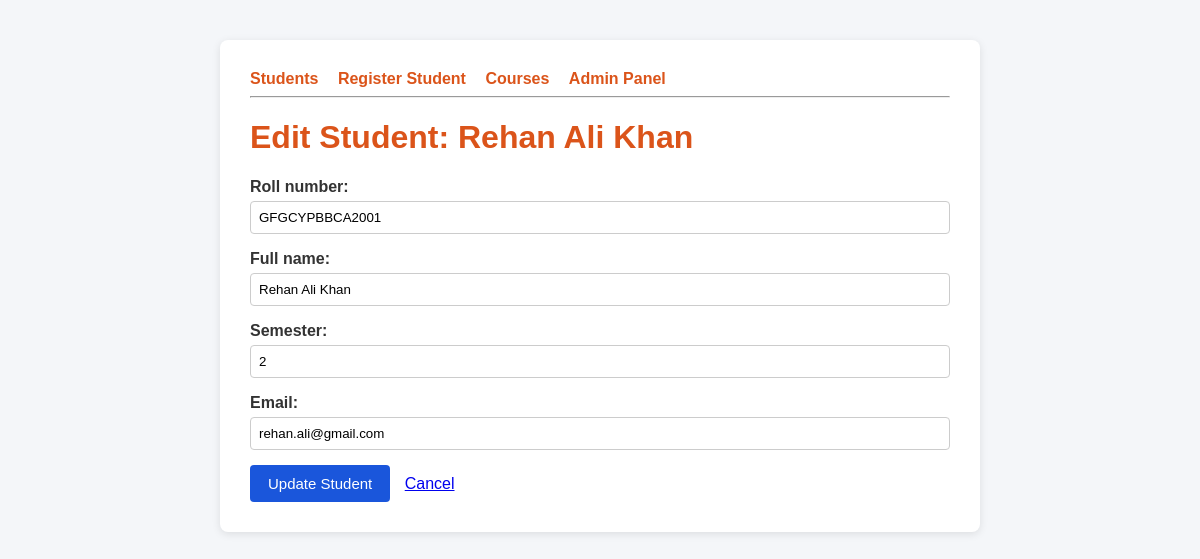
/students/edit/1/, run on an earlier commit of the app's database.
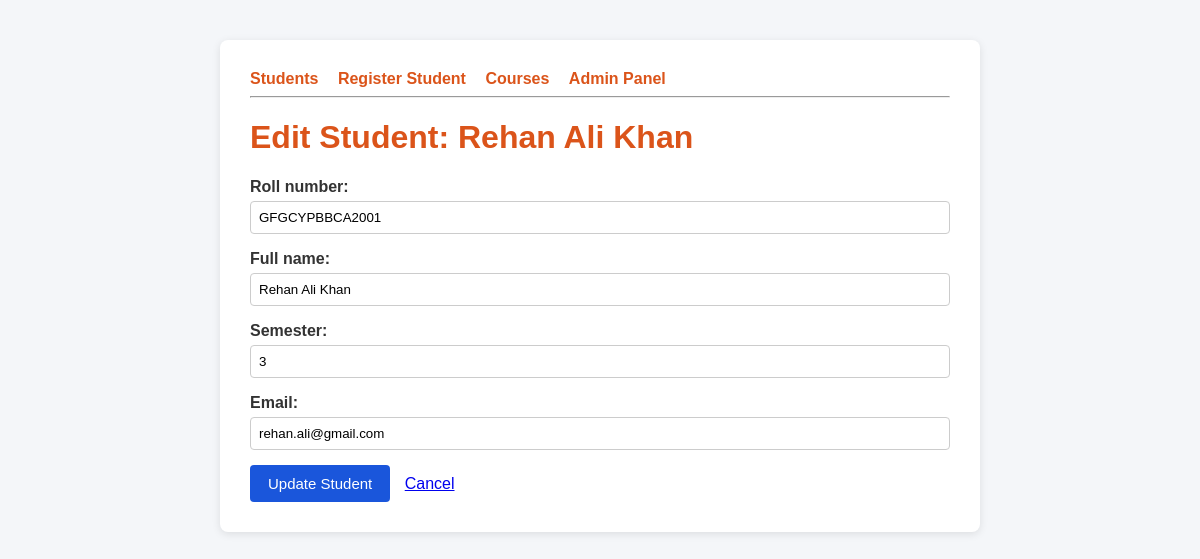
And on a later commit of the database.
### students/models.py (models this page shows, shortened)
class Student(models.Model):
    roll_number = models.CharField(max_length=20, unique=True)
    full_name = models.CharField(max_length=100)
    semester = models.IntegerField(default=1)
    email = models.EmailField(unique=True)
    enrolled_on = models.DateField(auto_now_add=True)

### students/views.py (the view)
# urls.py: path('edit/<int:pk>/',views.edit_student, name='student-edit'),
def edit_student(request, pk):
    student = get_object_or_404(Student, pk=pk)
    if request.method == 'POST':
        form = StudentForm(request.POST, instance=student)
        if form.is_valid():
            form.save()
            return redirect('student-home')
    else:
        form = StudentForm(instance=student)
    return render(request, 'students/edit_student.html', {'form': form, 'student': student})

### students/forms.py
class StudentForm(forms.ModelForm):
    class Meta:
        model = Student
        fields = ['roll_number','full_name','semester','email']

### students/templates/students/edit_student.html (shortened to what this page needs)
{% extends 'students/base.html' %}
{% block content %}
    <h1>Edit Student: {{ student.full_name }}</h1>
    <form method="POST">
        {{ form.as_p }}
        <button type="submit">Update Student</button>
        <a href="{% url 'student-home' %}" style="margin-left: 10px;">Cancel</a>
    </form>
{% endblock %}

What changed in the data, as far as the page shows it:
changed Student "Rehan Ali Khan": semester "2" → "3"
